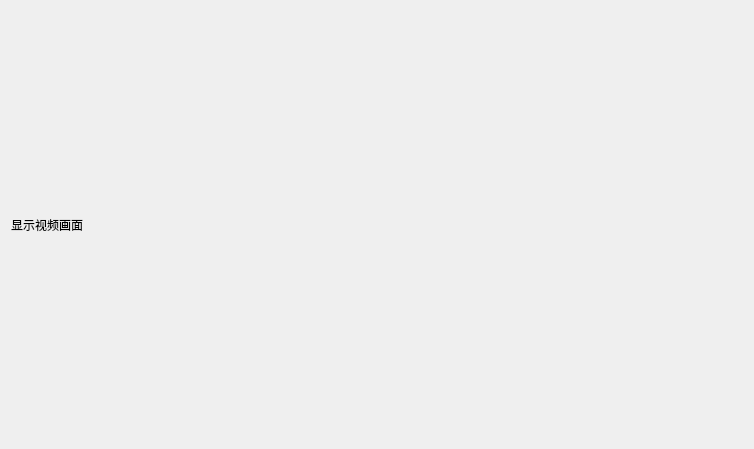
<?xml version="1.0" encoding="UTF-8"?>
<ui version="4.0">
 <class>DisplayWind</class>
 <widget class="QWidget" name="DisplayWind">
  <property name="geometry">
   <rect>
    <x>0</x>
    <y>0</y>
    <width>754</width>
    <height>449</height>
   </rect>
  </property>
  <property name="windowTitle">
   <string>Form</string>
  </property>
  <layout class="QGridLayout" name="gridLayout">
   <item row="0" column="0">
    <widget class="QLabel" name="label">
     <property name="text">
      <string>显示视频画面</string>
     </property>
    </widget>
   </item>
  </layout>
 </widget>
 <resources/>
 <connections/>
</ui>
